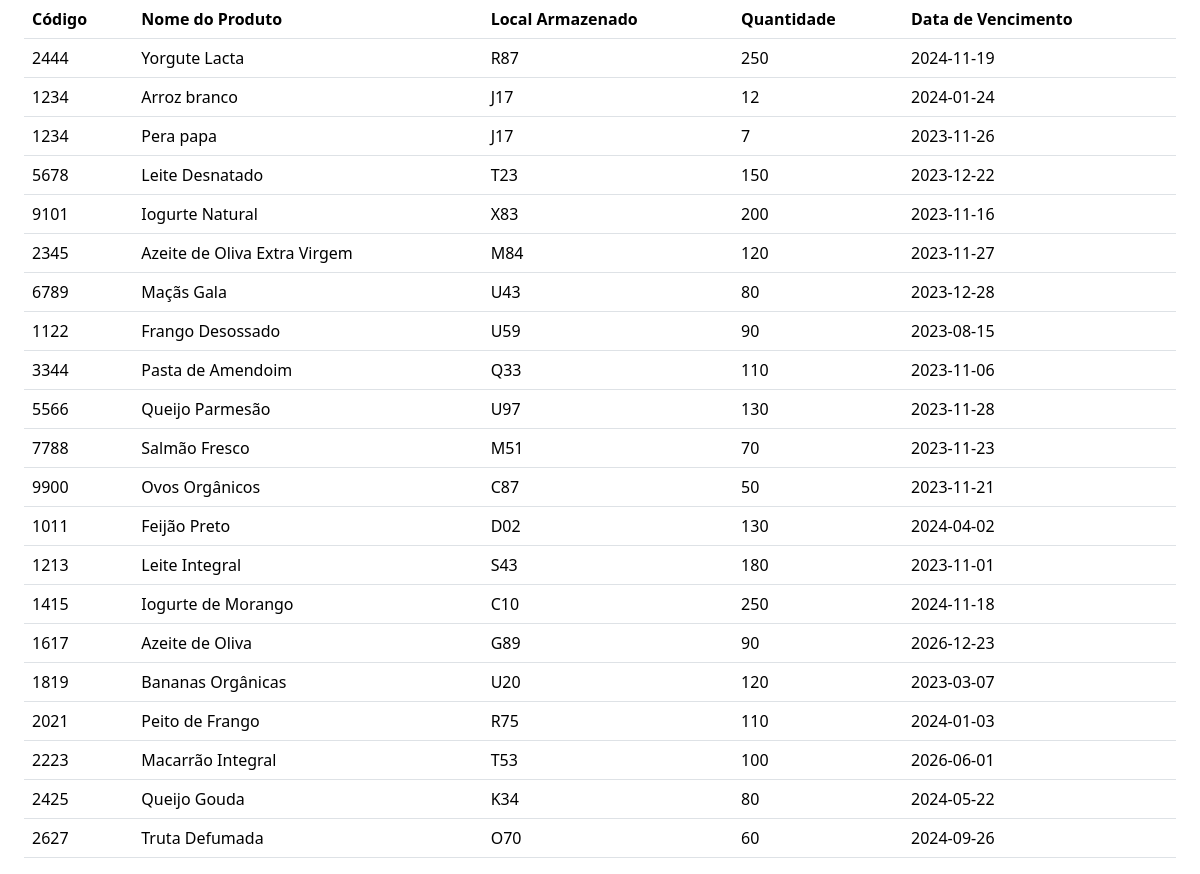
Screenshot of /SQL/estoque_atual.php with the database file from the repository.
### tables this page shows
CREATE TABLE `produtos` (
  `ID` int(11) NOT NULL,
  `CODIGO` int(11) DEFAULT NULL,
  `NOME` varchar(255) NOT NULL,
  `TIPO` varchar(255) DEFAULT NULL,
  `QUANTIDADE` int(11) DEFAULT NULL,
  `LOCAL` varchar(255) DEFAULT NULL,
  `VALIDADE` date DEFAULT NULL
);

CREATE TABLE `almoxarifado` (
  `ID` int(11) NOT NULL,
  `CODIGO` varchar(255) DEFAULT NULL,
  `LOCAL_ARM` varchar(255) DEFAULT NULL,
  `COD_PROD` int(11) DEFAULT NULL,
  `TOTAL_PROD` int(11) DEFAULT NULL
);

### SQL/estoque_atual.php (the view, shortened to what this page needs)
<body>
<link href="https://cdn.jsdelivr.net/npm/bootstrap@5.3.2/dist/css/bootstrap.min.css" rel="stylesheet">
    <main>
        <div class="container-fluid px-4">
                <div class="card-body">
                    <?php
                        include_once("../ADMIN/config.inc.php");
                        $consulta = $conn->query("SELECT p.CODIGO AS CODIGO_PRODUTO,
                                                           p.NOME AS NOME_PRODUTO,
                                                           a.LOCAL_ARM AS LOCAL_ARMAZENADO,
                                                           p.QUANTIDADE AS QUANTIDADE_PRODUTO,
                                                           p.VALIDADE AS DATA_VENCIMENTO
                                                    FROM produtos p
                                                    JOIN almoxarifado a ON p.CODIGO = a.COD_PROD");
                        if ($consulta->rowCount() > 0) {
                            echo "<table class='table'>";
                            echo "<thead>";
                            echo "<tr>";
                            echo "<th scope='col'>Código</th>";
                            echo "<th scope='col'>Nome do Produto</th>";
                            echo "<th scope='col'>Local Armazenado</th>";
                            echo "<th scope='col'>Quantidade</th>";
                            echo "<th scope='col'>Data de Vencimento</th>";
                            echo "</tr>";
                            echo "</thead>";
                            echo "<tbody>";
                            while ($linha = $consulta->fetch(PDO::FETCH_ASSOC)) {
                                echo "<tr>";
                                echo "<td>{$linha['CODIGO_PRODUTO']}</td>";
                                echo "<td>{$linha['NOME_PRODUTO']}</td>";
                                echo "<td>{$linha['LOCAL_ARMAZENADO']}</td>";
                                echo "<td>{$linha['QUANTIDADE_PRODUTO']}</td>";
                                echo "<td>{$linha['DATA_VENCIMENTO']}</td>";
                                echo "</tr>";
                            }
                            echo "</tbody>";
                            echo "</table>";
                        } else {
                            echo "Nenhum produto encontrado no estoque.";
                        }
                    ?>
                </div>
            </div>
    </main>
</body>

### rows the page displays
produtos: CODIGO "2444", NOME "Yorgute Lacta", almoxarifado.LOCAL_ARM "R87", QUANTIDADE "250", VALIDADE "2024-11-19"
produtos: CODIGO "1234", NOME "Arroz branco", almoxarifado.LOCAL_ARM "J17", QUANTIDADE "12", VALIDADE "2024-01-24"
produtos: CODIGO "1234", NOME "Pera papa", almoxarifado.LOCAL_ARM "J17", QUANTIDADE "7", VALIDADE "2023-11-26"
produtos: CODIGO "5678", NOME "Leite Desnatado", almoxarifado.LOCAL_ARM "T23", QUANTIDADE "150", VALIDADE "2023-12-22"
produtos: CODIGO "9101", NOME "Iogurte Natural", almoxarifado.LOCAL_ARM "X83", QUANTIDADE "200", VALIDADE "2023-11-16"
produtos: CODIGO "2345", NOME "Azeite de Oliva Extra Virgem", almoxarifado.LOCAL_ARM "M84", QUANTIDADE "120", VALIDADE "2023-11-27"
produtos: CODIGO "6789", NOME "Maçãs Gala", almoxarifado.LOCAL_ARM "U43", QUANTIDADE "80", VALIDADE "2023-12-28"
produtos: CODIGO "1122", NOME "Frango Desossado", almoxarifado.LOCAL_ARM "U59", QUANTIDADE "90", VALIDADE "2023-08-15"
produtos: CODIGO "3344", NOME "Pasta de Amendoim", almoxarifado.LOCAL_ARM "Q33", QUANTIDADE "110", VALIDADE "2023-11-06"
produtos: CODIGO "5566", NOME "Queijo Parmesão", almoxarifado.LOCAL_ARM "U97", QUANTIDADE "130", VALIDADE "2023-11-28"
produtos: CODIGO "7788", NOME "Salmão Fresco", almoxarifado.LOCAL_ARM "M51", QUANTIDADE "70", VALIDADE "2023-11-23"
produtos: CODIGO "9900", NOME "Ovos Orgânicos", almoxarifado.LOCAL_ARM "C87", QUANTIDADE "50", VALIDADE "2023-11-21"
produtos: CODIGO "1011", NOME "Feijão Preto", almoxarifado.LOCAL_ARM "D02", QUANTIDADE "130", VALIDADE "2024-04-02"
produtos: CODIGO "1213", NOME "Leite Integral", almoxarifado.LOCAL_ARM "S43", QUANTIDADE "180", VALIDADE "2023-11-01"
produtos: CODIGO "1415", NOME "Iogurte de Morango", almoxarifado.LOCAL_ARM "C10", QUANTIDADE "250", VALIDADE "2024-11-18"
produtos: CODIGO "1617", NOME "Azeite de Oliva", almoxarifado.LOCAL_ARM "G89", QUANTIDADE "90", VALIDADE "2026-12-23"
produtos: CODIGO "1819", NOME "Bananas Orgânicas", almoxarifado.LOCAL_ARM "U20", QUANTIDADE "120", VALIDADE "2023-03-07"
produtos: CODIGO "2021", NOME "Peito de Frango", almoxarifado.LOCAL_ARM "R75", QUANTIDADE "110", VALIDADE "2024-01-03"
produtos: CODIGO "2223", NOME "Macarrão Integral", almoxarifado.LOCAL_ARM "T53", QUANTIDADE "100", VALIDADE "2026-06-01"
produtos: CODIGO "2425", NOME "Queijo Gouda", almoxarifado.LOCAL_ARM "K34", QUANTIDADE "80", VALIDADE "2024-05-22"
produtos: CODIGO "2627", NOME "Truta Defumada", almoxarifado.LOCAL_ARM "O70", QUANTIDADE "60", VALIDADE "2024-09-26"
